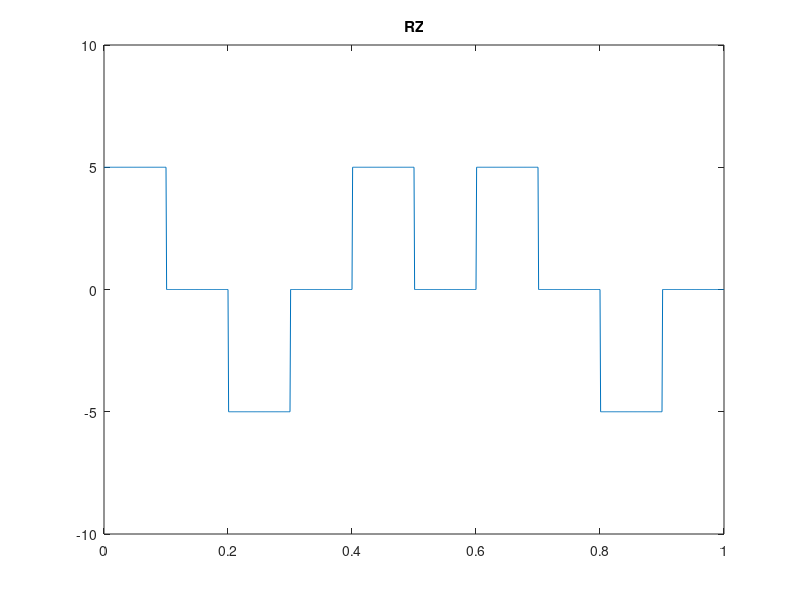

Source code (MATLAB):
clear;
bits = [0,1,0,0,1];

prompt = 'What is the voltage? ';
voltage = input(prompt);

prompt = 'What is the bit_rate? ';
bit_rate = input(prompt);

frequency = 1000;
sign = 1;


tmp=voltage;
in = 1;
voltage = voltage*sign;

for i = 1:length(bits)
    if(bits(i)==0)
        y_level(in) = voltage;
        y_level(in+1) = 0;
    else
        y_level(in) = -voltage;
        y_level(in+1) = 0;
    end
    in = in + 2;
end

voltage=tmp;
bit_rate = bit_rate*2;
Time=length(bits)*2/bit_rate;
dt = 1/frequency;
time = 0:dt:Time;

x = 1;

for i = 1:length(time)
    y_value(i)= y_level(x);
    if time(i)*bit_rate>=x
        x= x+1;
    end
end


plot(time,y_value);
axis([0 Time -voltage*2 voltage*2]);


% demodulation

i=1;
in=1;
st=1;
tmp=1*sign;
for j=1:length(time)
    dm = y_value(j)/voltage;
    if time(j)*bit_rate>=i
        if mod(in,2)==1
            if dm ==tmp
                ans_bits(st)=0;
            else
                ans_bits(st)=1;
            end
            st = st + 1;
        end
        
        i=i+1;
        in= in+1;
    end
end

title('RZ');
disp('Orginal bits : ')
disp(bits);
disp('Demodulation : ');
disp(ans_bits);